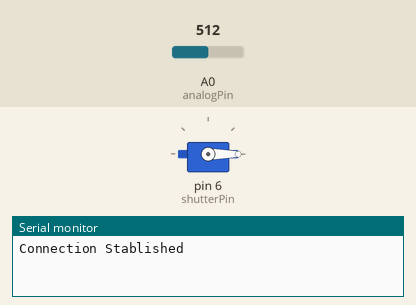
This sketch was run on a simulated Arduino Uno, built with avr-gcc and run on an emulated ATmega328P. On the bench: servo, the last lines printed to the serial monitor. The test bench sets the inputs (shaded band); at power-on: A0 (analogPin) = 512.

Above: at 1.2 s.
1.3 s: A0 (analogPin) set to 638
2.8 s: A0 (analogPin) set to 667
At 5.7 s:
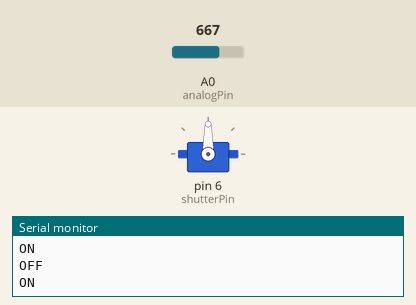
5.8 s: A0 (analogPin) set to 640
At 6.7 s:
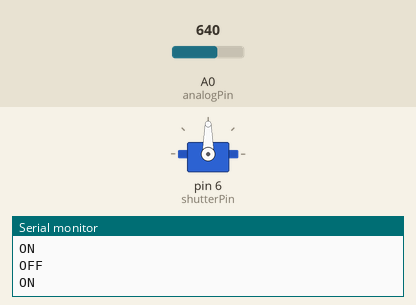
7.3 s: A0 (analogPin) set to 660
At 7.4 s:
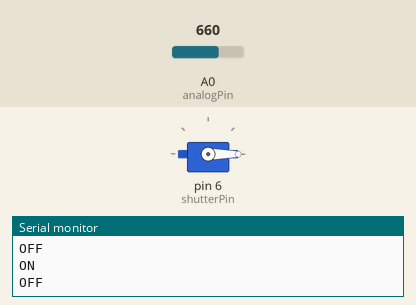
Timing chart, 0 to 11.3 s (numbered marks = the images above; inputs shaded):
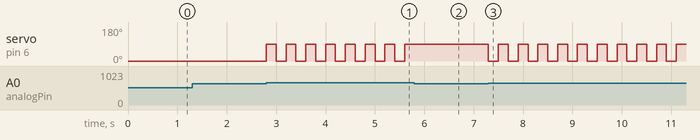

Measured:
- the behaviour switches between 649 and 650 on A0 (analogPin) (found by bisection; images 0 and 1)
- after the input at 1.3 s, every drawn part: stays the same
- after the input at 2.8 s, servo on pin 6 (shutterPin): alternates 90° for 0.20 s and 0° for 0.20 s, starting at once
- after the input at 5.8 s, servo on pin 6 (shutterPin): stops changing and stays 90°
- after the input at 7.3 s, servo on pin 6 (shutterPin): alternates 90° for 0.20 s and 0° for 0.20 s, starting at once

The sketch:

shutter_control.ino
```cpp
#include <Servo.h>

int analogPin = A0;
int shutterPin = 6;
int analogValue = 0;

Servo shutter;
int openPos = 90;
int closePos = 0;
bool shutterStatus = false;

void setup() {
  Serial.begin(38400);
  Serial.println("Connection Stablished");
  shutter.attach(shutterPin);
  shutter.write(closePos);

}

void loop() {
  analogValue = analogRead(analogPin);
  // put your main code here, to run repeatedly:
  if (analogValue >= 650 && shutterStatus == false){
    Serial.println("ON");
    shutter.write(openPos);
    shutterStatus = true;
    delay(200);
  }
  else if (analogValue >= 650 && shutterStatus == true){
    Serial.println("OFF");
    shutter.write(closePos);
    shutterStatus = false;
    delay(200);
  }
}
```
